Frame 1 (no input): blank canvas, image omitted
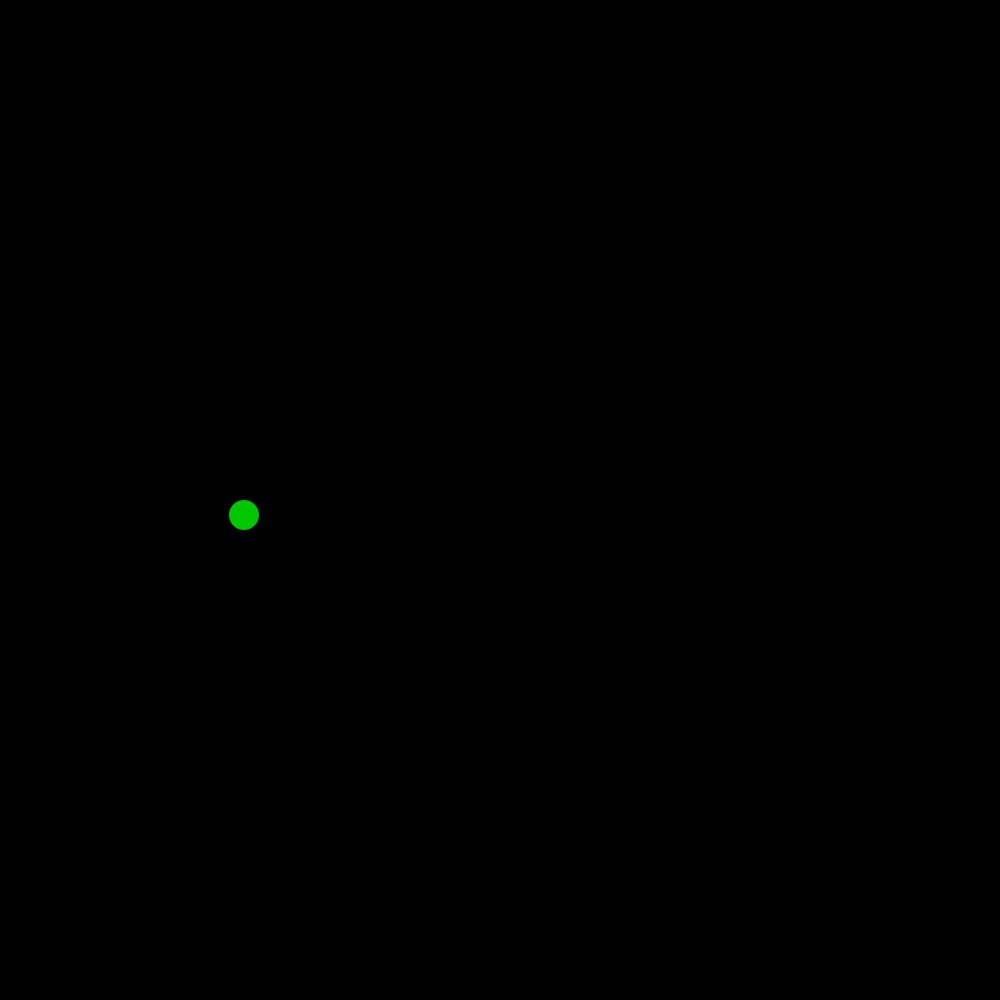
Frame 60 (the mouse pressed at the canvas centre just before this capture)
Frame 120 (the mouse held since frame 60 and released just before this capture): blank canvas, image omitted

The Processing sketch that drew this single still picture (run headless with seeded random() and noise(); from frame 60 on, the mouse is pressed at the canvas centre):

// Processing sketch: sketch_07_01_moving_left_right
// ── sketch_07_01_moving_left_right.pde
/*
 Suppose we want to move a ball back and forth across the screen.
 The ball should "bounce" off the screen in the opposite direction.
 This is a completely sensible approach:
 */

int ballX, ballY, ballDir, ballDiameter; // Properties of our ball

void setup() {
  size(1000, 1000);
  ballX = ballDiameter; // Place the ball on the left edge of the screen so that it is just about completely visible
  ballY = height/2;
  ballDiameter = 30;
  ballDir = +1; // Initially the ball moves to the right

  ellipseMode(CORNER); // An ellipse's coordinate system starts at its upper left corner.
  noStroke();
  fill(0, 200, 0);
}

void draw() {
  background(0);

  /*

   A)  We take care of the ball position...
   Which cases can occur?
   1. the ball bumps against the left edge of the screen
   2. the ball bumps against the right edge of the screen
   3. the ball is on its way
   */

  if (ballX >= width - ballDiameter) // 2. Ball is touching the right edge of the screen
  {
    ballX = width-ballDiameter-1; // Why is this necessary? It has to do with above if-statement...
    ballDir = -ballDir;
  } else if (ballX <= 0) // 1. Ball is touching the left edge of the screen

  {
    ballX = 1; // Same here - why is this necessary?
    ballDir = -ballDir;
  } else // 3. The ball runs peacefully across the screen
  {
    ballX = ballX + ballDir * 4;
  }

  // B)  Now that it is clear where the ball is, we draw it at the position (ballX, ballY)!
  ellipse(ballX, ballY, ballDiameter, ballDiameter);
}
